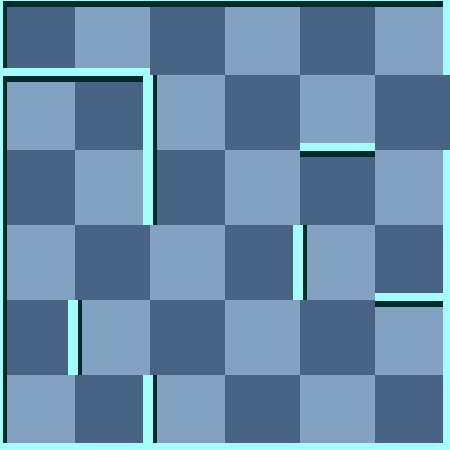

This is a level from a 2D game, rendered from its Tiled map with the project's own tilesets. A one-line summary and the map file follow, with tile-layer data summarised:
An orthogonal 6x6 tile map with 75x75 px tiles, 2 tile layers (background, 块层 1) and 3 objects (Exit, Player, RedMummy).

<map version="1.0" orientation="orthogonal" width="6" height="6" tilewidth="75" tileheight="75">
 <tileset firstgid="1" name="wall" tilewidth="75" tileheight="75">
  <image source="gfx/wall.png" width="300" height="375" />
  <tile id="0">
   <properties>
    <property name="ValOfWall" value="0" />
   </properties>
  </tile>
  <tile id="1">
   <properties>
    <property name="ValOfWall" value="1" />
   </properties>
  </tile>
  <tile id="2">
   <properties>
    <property name="ValOfWall" value="2" />
   </properties>
  </tile>
  <tile id="3">
   <properties>
    <property name="ValOfWall" value="3" />
   </properties>
  </tile>
  <tile id="4">
   <properties>
    <property name="ValOfWall" value="4" />
   </properties>
  </tile>
  <tile id="5">
   <properties>
    <property name="ValOfWall" value="5" />
   </properties>
  </tile>
  <tile id="6">
   <properties>
    <property name="ValOfWall" value="6" />
   </properties>
  </tile>
  <tile id="7">
   <properties>
    <property name="ValOfWall" value="7" />
   </properties>
  </tile>
  <tile id="8">
   <properties>
    <property name="ValOfWall" value="8" />
   </properties>
  </tile>
  <tile id="9">
   <properties>
    <property name="ValOfWall" value="9" />
   </properties>
  </tile>
  <tile id="10">
   <properties>
    <property name="ValOfWall" value="10" />
   </properties>
  </tile>
  <tile id="11">
   <properties>
    <property name="ValOfWall" value="11" />
   </properties>
  </tile>
  <tile id="12">
   <properties>
    <property name="ValOfWall" value="12" />
   </properties>
  </tile>
  <tile id="13">
   <properties>
    <property name="ValOfWall" value="13" />
   </properties>
  </tile>
  <tile id="14">
   <properties>
    <property name="ValOfWall" value="14" />
   </properties>
  </tile>
  <tile id="15">
   <properties>
    <property name="ValOfWall" value="15" />
   </properties>
  </tile>
  <tile id="18">
   <properties>
    <property name="ValOfWall" value="-1" />
   </properties>
  </tile>
 </tileset>
 <layer name="background" width="6" height="6">
  <data>[36 cells, 36 non-empty, 2 distinct tile ids]</data>
 </layer>
 <layer name="块层 1" width="6" height="6">
  <data>[36 cells, 36 non-empty, 12 distinct tile ids]</data>
 </layer>
 <objectgroup name="对象层 1" width="6" height="6">
  <object name="Exit" x="450" y="75" />
  <object name="Player" x="300" y="375">
   <properties>
    <property name="value" value="1" />
   </properties>
  </object>
  <object name="RedMummy" x="0" y="75">
   <properties>
    <property name="value" value="21" />
   </properties>
  </object>
 </objectgroup>
</map>
